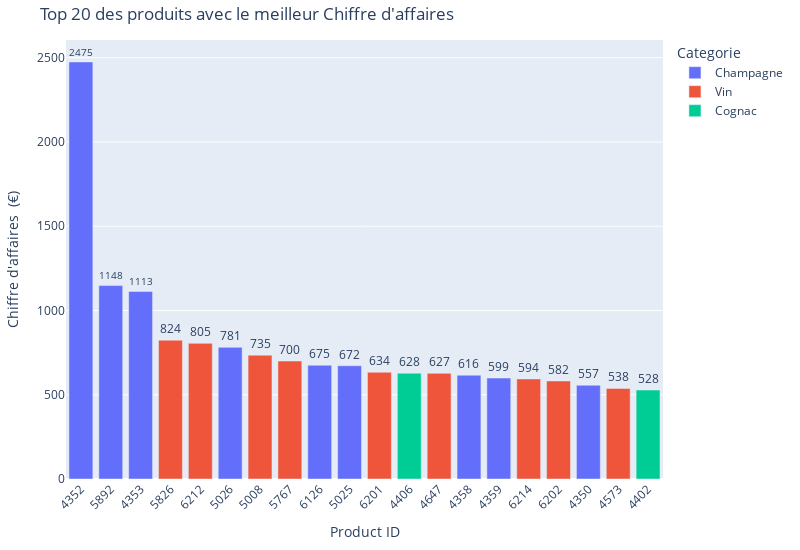

Notebook code cell kept with this figure:
### Code cell
# Graphique en barre des 20 premiers articles avec plotly express

df_erp_web['product_id'] = df_erp_web['product_id'].astype(str)

df_top_20 = df_erp_web.sort_values(by="gross_turnover", ascending=False).reset_index(drop=True).head(20)


fig = px.bar(df_top_20, 
             x='product_id',
             y='gross_turnover',
             labels={'gross_turnover': 'Chiffre d\'affaires  (€)', 'product_id': 'Product ID', 'price': 'Prix', 'total_sales': 'Ventes'},
             title='Top 20 des produits avec le meilleur Chiffre d\'affaires',
             color='product_type',
             category_orders={'product_id': df_top_20['product_id'].tolist()}, #pour conserver l'ordre du top
             text='gross_turnover',
             hover_data={'product_id': True, 'gross_turnover': True, 'price': True, 'total_sales': True})

# Pour que le gross_turnover qui s'affiche sur les barres soit limité à deux décimales
fig.update_traces(
    texttemplate='%{text:.0f}',
    textposition='outside'
)

fig.update_layout(
    width=800,
    height=550,
    xaxis_tickangle=-45,
    margin=dict(l=40, r=40, t=40, b=40),
    legend_title='Categorie'
)

fig.show()

### Figure 1 — Plotly figure (JSON) as saved in the notebook; plotly's stock layout.template omitted (floating-point values rounded to 4 significant figures)
{"data": [{"alignmentgroup": "True", "customdata": [[225, 11], [191.3, 6], [79.5, 14], [86.8, 9], [135, 5], [112, 6], [77, 8], [85.6, 7], [79.5, 7]], "hovertemplate": "product_type=Champagne<br>Product ID=%{x}<br>Chiffre d'affaires  (€)=%{text}<br>Prix=%{customdata[0]}<br>Ventes=%{customdata[1]}<extra></extra>", "legendgroup": "Champagne", "marker": {"color": "#636efa", "pattern": {"shape": ""}}, "name": "Champagne", "offsetgroup": "Champagne", "orientation": "v", "showlegend": true, "text": [2475, 1148.0, 1113, 781.2, 675, 672, 616, 599.2, 556.5], "textposition": "outside", "texttemplate": "%{text:.0f}", "type": "bar", "x": ["4352", "5892", "4353", "5026", "6126", "5025", "4358", "4359", "4350"], "xaxis": "x", "y": [2475, 1148.0, 1113, 781.2, 675, 672, 616, 599.2, 556.5], "yaxis": "y"}, {"alignmentgroup": "True", "customdata": [[41.2, 20], [115, 7], [105, 7], [175, 4], [105.6, 6], [28.5, 22], [99, 6], [116.4, 5], [67.2, 8]], "hovertemplate": "product_type=Vin<br>Product ID=%{x}<br>Chiffre d'affaires  (€)=%{text}<br>Prix=%{customdata[0]}<br>Ventes=%{customdata[1]}<extra></extra>", "legendgroup": "Vin", "marker": {"color": "#EF553B", "pattern": {"shape": ""}}, "name": "Vin", "offsetgroup": "Vin", "orientation": "v", "showlegend": true, "text": [824, 805, 735, 700, 633.6, 627, 594, 582, 537.6], "textposition": "outside", "texttemplate": "%{text:.0f}", "type": "bar", "x": ["5826", "6212", "5008", "5767", "6201", "4647", "6214", "6202", "4573"], "xaxis": "x", "y": [824, 805, 735, 700, 633.6, 627, 594, 582, 537.6], "yaxis": "y"}, {"alignmentgroup": "True", "customdata": [[157, 4], [176, 3]], "hovertemplate": "product_type=Cognac<br>Product ID=%{x}<br>Chiffre d'affaires  (€)=%{text}<br>Prix=%{customdata[0]}<br>Ventes=%{customdata[1]}<extra></extra>", "legendgroup": "Cognac", "marker": {"color": "#00cc96", "pattern": {"shape": ""}}, "name": "Cognac", "offsetgroup": "Cognac", "orientation": "v", "showlegend": true, "text": [628, 528], "textposition": "outside", "texttemplate": "%{text:.0f}", "type": "bar", "x": ["4406", "4402"], "xaxis": "x", "y": [628, 528], "yaxis": "y"}], "layout": {"barmode": "relative", "height": 550, "legend": {"title": {"text": "Categorie"}, "tracegroupgap": 0}, "margin": {"b": 40, "l": 40, "r": 40, "t": 40}, "title": {"text": "Top 20 des produits avec le meilleur Chiffre d'affaires"}, "width": 800, "xaxis": {"anchor": "y", "categoryarray": ["4352", "5892", "4353", "5826", "6212", "5026", "5008", "5767", "6126", "5025", "6201", "4406", "4647", "4358", "4359", "6214", "6202", "4350", "4573", "4402"], "categoryorder": "array", "domain": [0, 1], "tickangle": -45, "title": {"text": "Product ID"}}, "yaxis": {"anchor": "x", "domain": [0, 1], "title": {"text": "Chiffre d'affaires  (€)"}}}}
